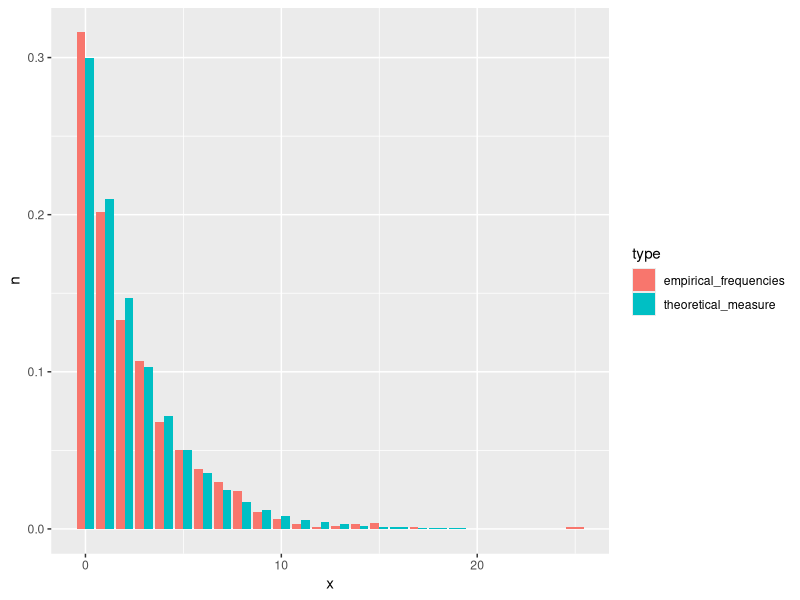
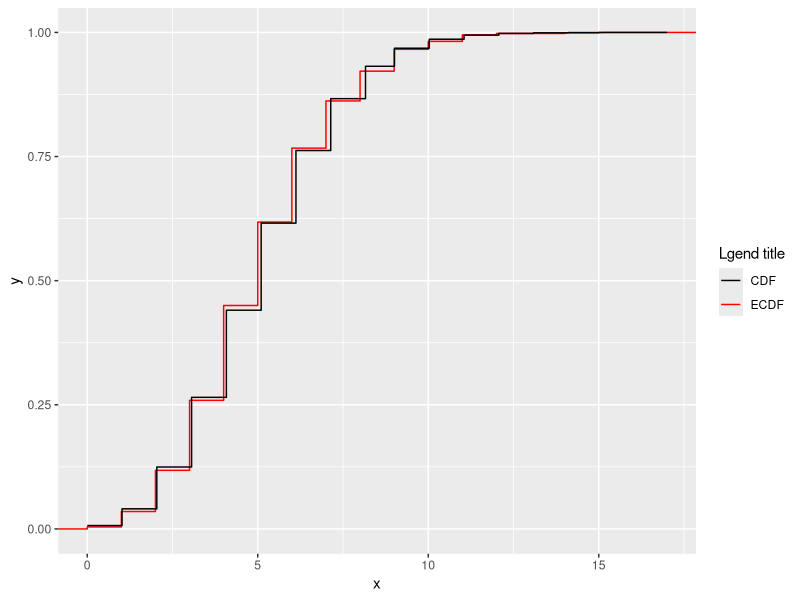
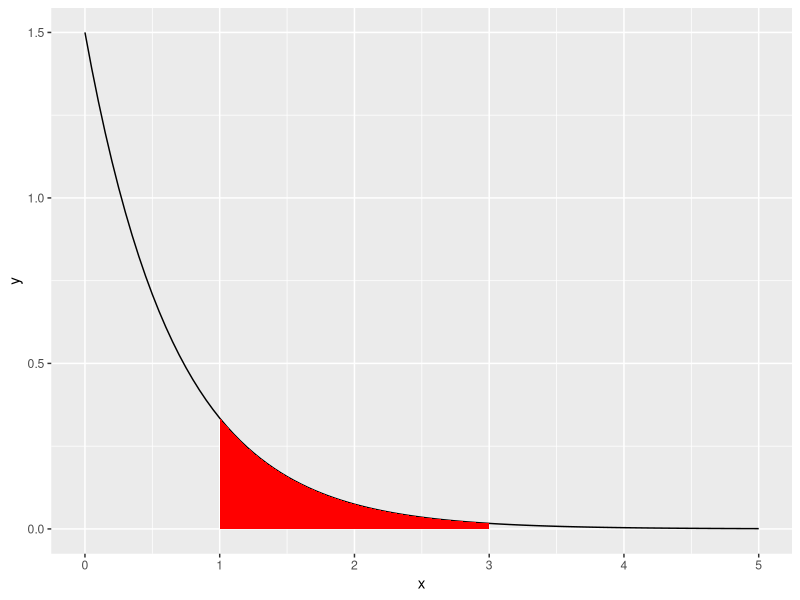
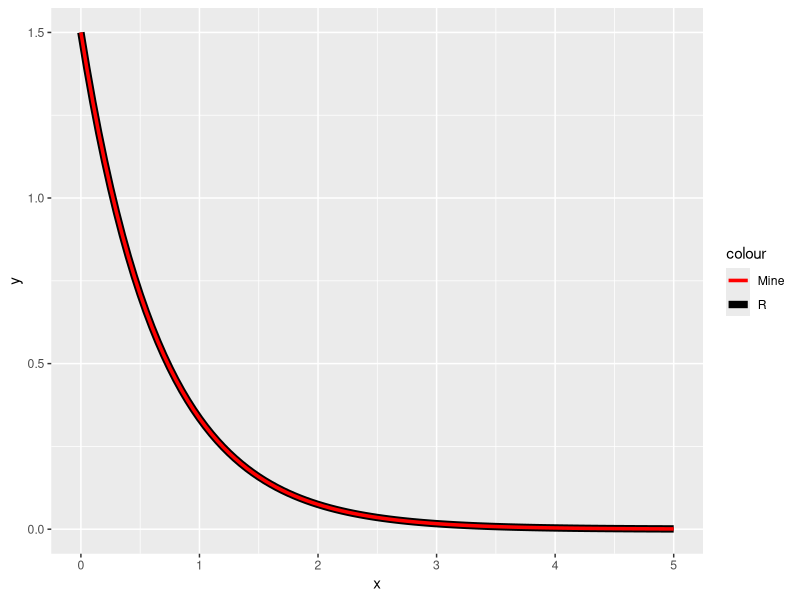
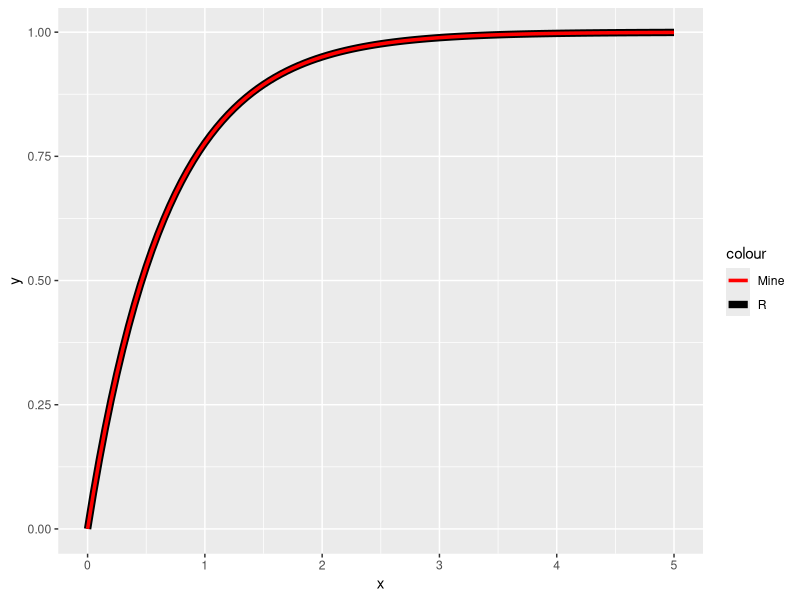
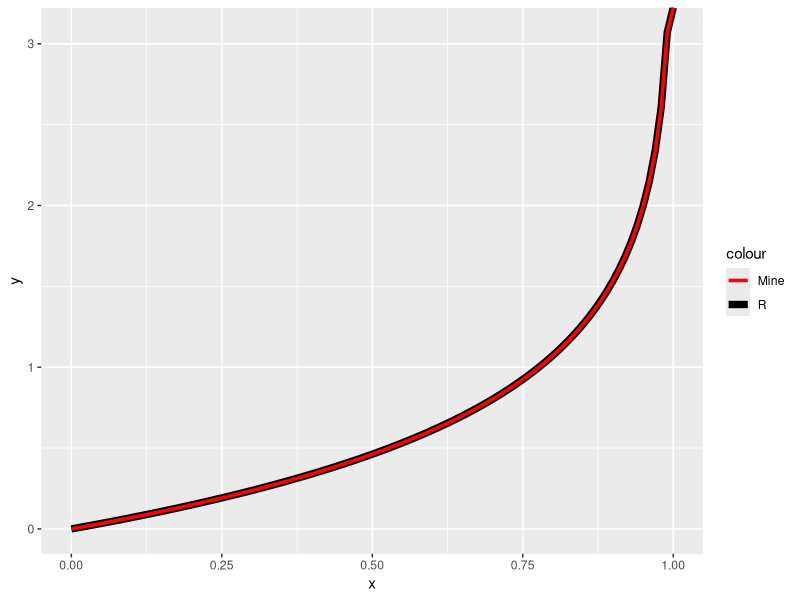
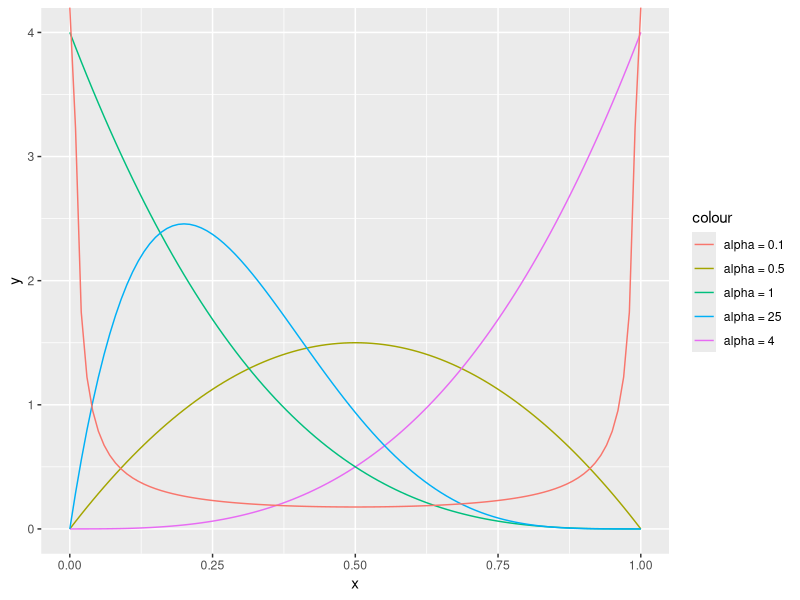
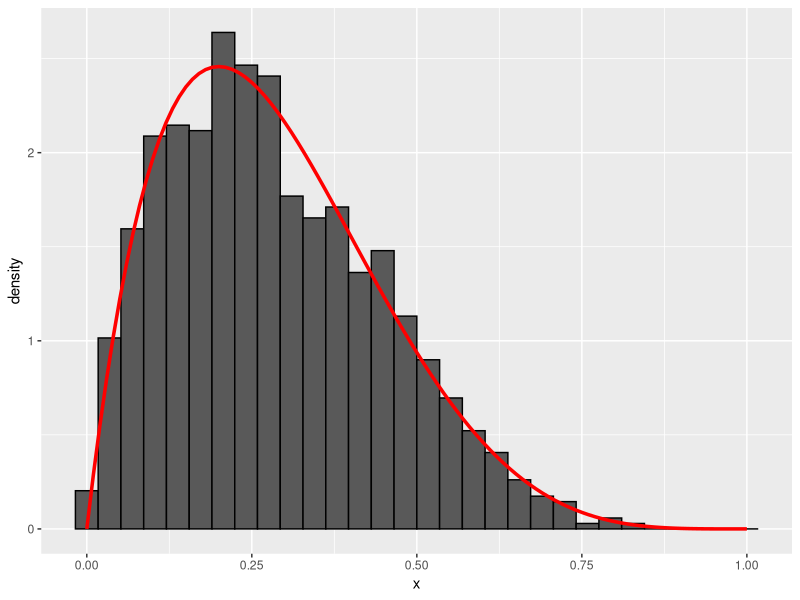

The R script that drew these images, in order:
## ---- chunk 1
togs <- TRUE
library(ggplot2)
library(dplyr)
# togs <- FALSE
## ---- chunk 2
set.seed(1)
geo_samp <- rgeom(n = 1000, prob = 0.3)
geo_samp <- data.frame(x = geo_samp) %>%
  count(x) %>%
  mutate(n = n / 1000, type = "empirical_frequencies") %>%
  bind_rows(data.frame(x = 0:20, n = dgeom(0:20, prob = 0.3), type = "theoretical_measure"))

geo_plot <- ggplot(data = geo_samp, aes(x = x, y = n, fill = type)) +
  geom_bar(stat="identity", position = "dodge")
plot(geo_plot)
## ---- chunk 3
set.seed(1)
pois_samp <- rpois(n = 1000, lambda = 5)
pois_samp <- data.frame(x = pois_samp)
pois_plot <- ggplot(data = pois_samp, aes(x = x, colour = "ECDF")) +
  stat_ecdf(geom = "step") +
  stat_function(data = data.frame(x = 0:17), aes(x = x, colour = "CDF"), geom = "step", fun = ppois, args = list(lambda = 5)) +
  scale_colour_manual("Lgend title", values = c("black", "red"))
plot(pois_plot)
## ---- chunk 4
set.seed(1)
nsamps <- 1000
samps  <- rexp(nsamps, rate = 1.5)
sum(samps >= 1 & samps <= 3) / nsamps
exp_plot <- ggplot(data.frame(x = seq(0, 5, by = 0.01)), aes(x = x)) +
  stat_function(fun = dexp, args = list(rate = 1.5)) +
  stat_function(fun = dexp, args = list(rate = 1.5), xlim = c(1,3), geom = "area", fill = "red")
plot(exp_plot)
## ---- chunk 5
exp_pdf <- function(x, lambda) {
  return (lambda * exp(-lambda * x))
}

exp_cdf <- function(x, lambda) {
  return (1 - exp(-lambda * x))
}

exp_quant <- function(q, lambda) {
  return (-(log(1 - q) / lambda))
}

ggplot(data = data.frame(x = seq(0, 5, by = 0.01)), aes(x = x)) +
  stat_function(fun = dexp, args = list(rate = 1.5), aes(color = "R"), size = 2.5) +
  stat_function(fun = exp_pdf, args = list(lambda = 1.5), aes(color = "Mine"), size = 1.2) +
  scale_color_manual(values = c("red", "black"))

ggplot(data = data.frame(x = seq(0, 5, by = 0.01)), aes(x = x)) +
  stat_function(fun = pexp, args = list(rate = 1.5), aes(color = "R"), size = 2.5) +
  stat_function(fun = exp_cdf, args = list(lambda = 1.5), aes(color = "Mine"), size = 1.2) +
  scale_color_manual(values = c("red", "black"))

ggplot(data = data.frame(x = seq(0, 1, by = 0.01)), aes(x = x)) +
  stat_function(fun = qexp, args = list(rate = 1.5), aes(color = "R"), size = 2.5) +
  stat_function(fun = exp_quant, args = list(lambda = 1.5), aes(color = "Mine"), size = 1.2) +
  scale_color_manual(values = c("red", "black"))
## ---- chunk 6
set.seed(1)

## ---- chunk 7
set.seed(1)
ggplot(data = data.frame(x = seq(0, 1, by = 0.01)), aes(x = x)) +
  stat_function(fun = dbeta, args = list(shape1 = 2, shape2 = 2), aes(color = "alpha = 0.5")) +
  stat_function(fun = dbeta, args = list(shape1 = 4, shape2 = 1), aes(color = "alpha = 4")) +
  stat_function(fun = dbeta, args = list(shape1 = 1, shape2 = 4), aes(color = "alpha = 1")) +
  stat_function(fun = dbeta, args = list(shape1 = 2, shape2 = 5), aes(color = "alpha = 25")) +
  stat_function(fun = dbeta, args = list(shape1 = 0.1, shape2 = 0.1), aes(color = "alpha = 0.1"))

## ---- chunk 8
set.seed(1)
nsamps <- 1000
samps  <- rbeta(nsamps, 2, 5)
ggplot(data = data.frame(x = samps), aes(x = x)) +
  geom_histogram(aes(y = ..density..), color = "black") +
  stat_function(data  = data.frame(x = seq(0, 1, by = 0.01)), aes(x = x), 
                fun   = dbeta, 
                args  = list(shape1 = 2, shape2 = 5), 
                color = "red", 
                size  = 1.2)
